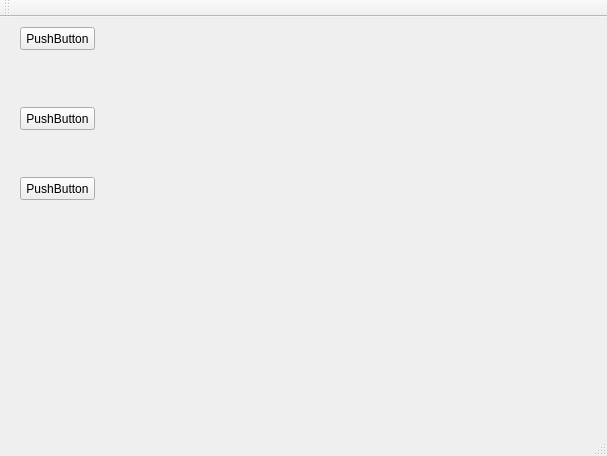
<?xml version="1.0" encoding="UTF-8"?>
<ui version="4.0">
 <class>MainWindow</class>
 <widget class="QMainWindow" name="MainWindow">
  <property name="geometry">
   <rect>
    <x>0</x>
    <y>0</y>
    <width>607</width>
    <height>456</height>
   </rect>
  </property>
  <property name="windowTitle">
   <string>MainWindow</string>
  </property>
  <widget class="QWidget" name="centralWidget">
   <widget class="QPushButton" name="pushButton">
    <property name="geometry">
     <rect>
      <x>20</x>
      <y>10</y>
      <width>75</width>
      <height>23</height>
     </rect>
    </property>
    <property name="text">
     <string>PushButton</string>
    </property>
   </widget>
   <widget class="QPushButton" name="pushButton_2">
    <property name="geometry">
     <rect>
      <x>20</x>
      <y>90</y>
      <width>75</width>
      <height>23</height>
     </rect>
    </property>
    <property name="text">
     <string>PushButton</string>
    </property>
   </widget>
   <widget class="QPushButton" name="pushButton_3">
    <property name="geometry">
     <rect>
      <x>20</x>
      <y>160</y>
      <width>75</width>
      <height>23</height>
     </rect>
    </property>
    <property name="text">
     <string>PushButton</string>
    </property>
   </widget>
  </widget>
  <widget class="QMenuBar" name="menuBar">
   <property name="geometry">
    <rect>
     <x>0</x>
     <y>0</y>
     <width>607</width>
     <height>21</height>
    </rect>
   </property>
  </widget>
  <widget class="QToolBar" name="mainToolBar">
   <attribute name="toolBarArea">
    <enum>TopToolBarArea</enum>
   </attribute>
   <attribute name="toolBarBreak">
    <bool>false</bool>
   </attribute>
  </widget>
  <widget class="QStatusBar" name="statusBar"/>
 </widget>
 <layoutdefault spacing="6" margin="11"/>
 <resources/>
 <connections/>
</ui>
